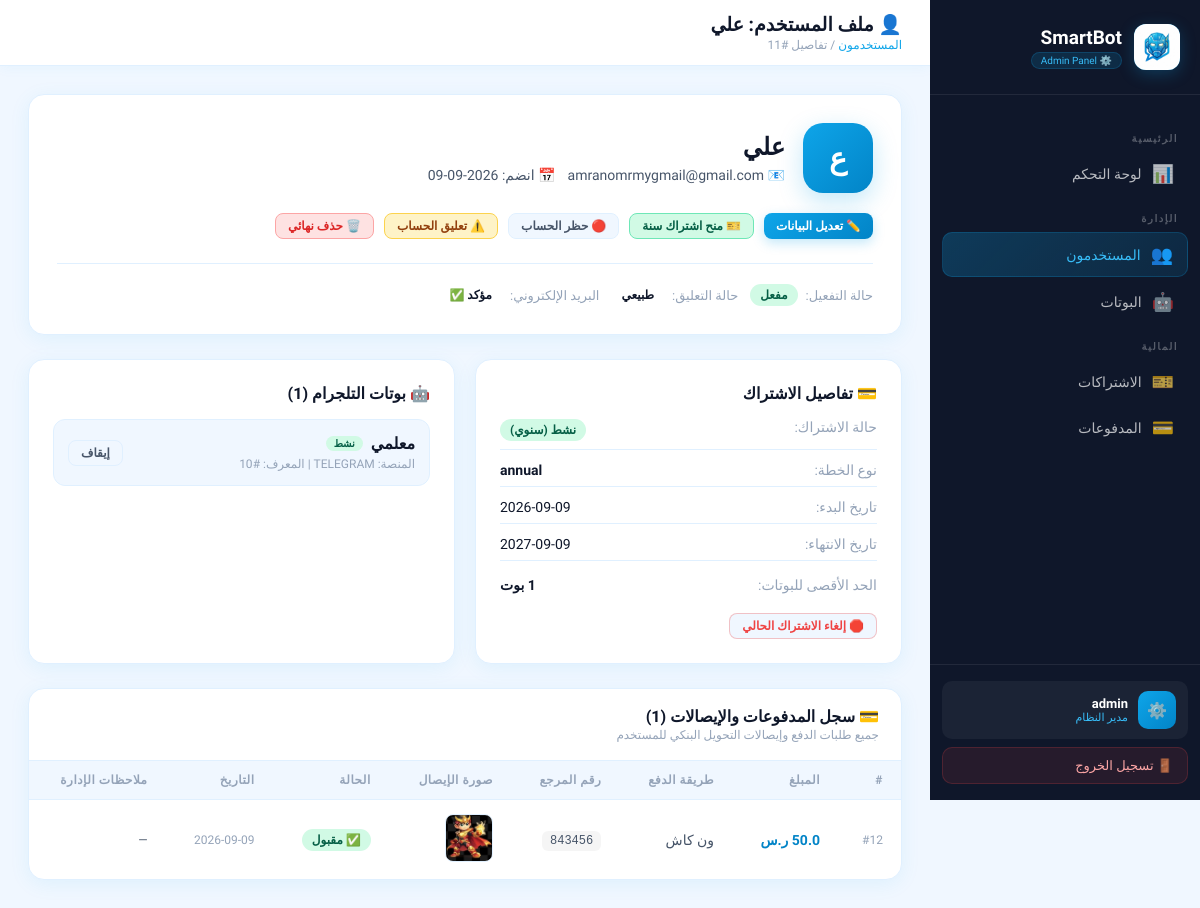
The page /admin/users/11 (signed in) on the database its author committed.
### tables this page shows
CREATE TABLE users (
    id INTEGER PRIMARY KEY AUTOINCREMENT,
    email TEXT UNIQUE NOT NULL,
    password_hash TEXT NOT NULL,
    full_name TEXT NOT NULL,
    phone TEXT,
    is_active INTEGER DEFAULT 1,
    is_verified INTEGER DEFAULT 0,
    created_at TEXT DEFAULT (datetime('now')),
    last_login TEXT
, is_suspended INTEGER DEFAULT 0, suspended_reason TEXT, telegram_id TEXT);

CREATE TABLE subscriptions (
    id INTEGER PRIMARY KEY AUTOINCREMENT,
    user_id INTEGER NOT NULL REFERENCES users(id) ON DELETE CASCADE,
    plan TEXT DEFAULT 'trial',
    status TEXT DEFAULT 'trial',
    trial_start TEXT,
    trial_end TEXT,
    subscription_start TEXT,
    subscription_end TEXT,
    max_bots INTEGER DEFAULT 1,
    created_at TEXT DEFAULT (datetime('now')),
    updated_at TEXT DEFAULT (datetime('now'))
);

CREATE TABLE bots (
    id INTEGER PRIMARY KEY AUTOINCREMENT,
    user_id INTEGER NOT NULL REFERENCES users(id) ON DELETE CASCADE,
    name TEXT NOT NULL,
    description TEXT,
    platform TEXT DEFAULT 'telegram',
    token TEXT,
    webhook_url TEXT,
    is_active INTEGER DEFAULT 0,
    ai_enabled INTEGER DEFAULT 1,
    ai_model TEXT DEFAULT 'gemini-1.5-flash',
    system_prompt TEXT,
    welcome_message TEXT,
    language TEXT DEFAULT 'ar',
    settings TEXT DEFAULT '{}',
    created_at TEXT DEFAULT (datetime('now')),
    updated_at TEXT DEFAULT (datetime('now'))
, allowed_group_id TEXT, allowed_group_title TEXT, group_trigger TEXT DEFAULT 'botrun', group_mode_enabled INTEGER DEFAULT 1);

CREATE TABLE payment_requests (
    id INTEGER PRIMARY KEY AUTOINCREMENT,
    user_id INTEGER NOT NULL REFERENCES users(id) ON DELETE CASCADE,
    amount REAL NOT NULL,
    currency TEXT DEFAULT 'SAR',
    payment_method TEXT NOT NULL,
    transaction_ref TEXT,
    screenshot_path TEXT,
    notes TEXT,
    status TEXT DEFAULT 'pending',
    admin_notes TEXT,
    reviewed_by INTEGER REFERENCES admins(id),
    created_at TEXT DEFAULT (datetime('now')),
    reviewed_at TEXT
);

### app/routers/admin/dashboard.py (the view)
@router.get("/users/{user_id}", response_class=HTMLResponse)
async def admin_user_detail(user_id: int, request: Request, db: aiosqlite.Connection = Depends(get_db)):
    admin = require_admin(request)
    if not admin:
        return RedirectResponse("/admin/login", status_code=302)
    async with db.execute("SELECT * FROM users WHERE id = ?", (user_id,)) as c:
        user = await c.fetchone()
    if not user:
        raise HTTPException(status_code=404, detail="User not found")
    user = dict(user)
    async with db.execute("SELECT * FROM subscriptions WHERE user_id = ? ORDER BY id DESC LIMIT 1", (user_id,)) as c:
        sub = await c.fetchone()
        sub = dict(sub) if sub else None
    async with db.execute("SELECT * FROM bots WHERE user_id = ? ORDER BY created_at DESC", (user_id,)) as c:
        bots = [dict(r) for r in await c.fetchall()]
    async with db.execute(
        "SELECT * FROM payment_requests WHERE user_id = ? ORDER BY created_at DESC", (user_id,)
    ) as c:
        payments = [dict(r) for r in await c.fetchall()]
    async with db.execute("SELECT COUNT(*) as cnt FROM payment_requests WHERE status = 'pending'") as c:
        pending_payments = (await c.fetchone())["cnt"]
    return templates.TemplateResponse(
        request=request,
        name="admin/user_detail.html",
        context={
            "request": request,
            "admin": admin,
            "target_user": user,
            "subscription": sub,
            "bots": bots,
            "payments": payments,
            "stats": {"pending_payments": pending_payments},
            "page": "users"
        }
    )

### app/templates/admin/user_detail.html (shortened to what this page needs)
{% extends "admin/layout.html" %}
{% block page_title %}👤 ملف المستخدم: {{ target_user.full_name }}{% endblock %}
{% block page_breadcrumb %}<a href="/admin/users" style="color:var(--blue);text-decoration:none;">المستخدمون</a> / تفاصيل #{{ target_user.id }}{% endblock %}
{% block content %}
<div style="display:flex;flex-direction:column;gap:24px;">
    <div class="data-card" style="padding:28px;">
        <div style="display:flex;justify-content:space-between;align-items:flex-start;flex-wrap:wrap;gap:20px;">
            <div style="display:flex;align-items:center;gap:18px;">
                <div style="width:70px;height:70px;border-radius:20px;background:linear-gradient(135deg,var(--blue),var(--blue-dark));display:flex;align-items:center;justify-content:center;color:#fff;font-size:30px;font-weight:700;box-shadow:0 8px 25px var(--blue-glow);">
                    {{ target_user.full_name[:1] }}
                </div>
                <div>
                    <div style="font-size:24px;font-weight:800;color:var(--text);margin-bottom:6px;">
                        {{ target_user.full_name }}
                    </div>
                    <div style="display:flex;align-items:center;gap:12px;font-size:14px;color:var(--text2);flex-wrap:wrap;">
                        <span>📧 {{ target_user.email }}</span>
                        <span>📅 انضم: {{ target_user.created_at[:10] }}</span>
                    </div>
                </div>
            </div>
            <div style="display:flex;gap:10px;flex-wrap:wrap;">
                <button class="btn btn-sm btn-primary" onclick="openEditModal()">✏️ تعديل البيانات</button>
                <button class="btn btn-sm btn-success" onclick="grantSub()">🎫 منح اشتراك سنة</button>
                <button class="btn btn-sm btn-ghost" onclick="toggleActive()" id="btn-toggle-active">
                    {% if target_user.is_active %}🔴 حظر الحساب{% else %}🟢 فك الحظر{% endif %}
                </button>
                <button class="btn btn-sm btn-warning" onclick="openSuspendModal()">
                    {% if target_user.is_suspended %}🟢 إلغاء التعليق{% else %}⚠️ تعليق الحساب{% endif %}
                </button>
                <button class="btn btn-sm btn-danger" onclick="deleteUser()">🗑️ حذف نهائي</button>
            </div>
        </div>
        <div style="display:flex;gap:12px;margin-top:24px;padding-top:20px;border-top:1px solid var(--border);flex-wrap:wrap;">
            <div style="display:flex;align-items:center;gap:8px;">
                <span style="font-size:13px;color:var(--muted);">حالة التفعيل:</span>
                {% if target_user.is_active %}
                <span class="badge badge-active" id="badge-active">مفعل</span>
                {% else %}
                <span class="badge badge-inactive" id="badge-active">معطل / محظور</span>
                {% endif %}
            </div>
            <div style="display:flex;align-items:center;gap:8px;">
                <span style="font-size:13px;color:var(--muted);">حالة التعليق:</span>
                {% if target_user.is_suspended %}
                <span class="badge badge-danger">معلّق مؤقتاً</span>
                <span style="font-size:12px;color:var(--danger);">السبب: {{ target_user.suspended_reason or 'بدون سبب مسجل' }}</span>
                {% else %}
                <span class="badge badge-success">طبيعي</span>
                {% endif %}
            </div>
            <div style="display:flex;align-items:center;gap:8px;">
                <span style="font-size:13px;color:var(--muted);">البريد الإلكتروني:</span>
                {% if target_user.is_verified %}
                <span class="badge badge-success">مؤكد ✅</span>
                {% else %}
                <span class="badge badge-warning">غير مؤكد</span>
                {% endif %}
            </div>
        </div>
    </div>
    <div style="display:grid;grid-template-columns:1fr 1fr;gap:20px;">
        <div class="data-card" style="padding:24px;">
            <div class="data-card-title" style="margin-bottom:16px;">💳 تفاصيل الاشتراك</div>
            {% if subscription %}
            <div style="display:flex;flex-direction:column;gap:12px;font-size:14px;">
                <div style="display:flex;justify-content:space-between;border-bottom:1px solid var(--border);padding-bottom:8px;">
                    <span style="color:var(--muted);">حالة الاشتراك:</span>
                    {% if subscription.status == 'active' %}
                    <span class="badge badge-active">نشط (سنوي)</span>
                    {% elif subscription.status == 'trial' %}
                    <span class="badge badge-trial">تجريبي</span>
                    {% else %}
                    <span class="badge badge-inactive">منتهي الصلاحية</span>
                    {% endif %}
                </div>
                <div style="display:flex;justify-content:space-between;border-bottom:1px solid var(--border);padding-bottom:8px;">
                    <span style="color:var(--muted);">نوع الخطة:</span>
                    <strong>{{ subscription.plan }}</strong>
                </div>
                {% if subscription.subscription_start %}
                <div style="display:flex;justify-content:space-between;border-bottom:1px solid var(--border);padding-bottom:8px;">
                    <span style="color:var(--muted);">تاريخ البدء:</span>
                    <span>{{ subscription.subscription_start[:10] }}</span>
                </div>
                <div style="display:flex;justify-content:space-between;border-bottom:1px solid var(--border);padding-bottom:8px;">
                    <span style="color:var(--muted);">تاريخ الانتهاء:</span>
                    <span>{{ subscription.subscription_end[:10] }}</span>
                </div>
                {% endif %}
                <div style="display:flex;justify-content:space-between;padding-top:4px;">
                    <span style="color:var(--muted);">الحد الأقصى للبوتات:</span>
                    <strong>{{ subscription.max_bots or 1 }} بوت</strong>
                </div>
            </div>
            <div style="margin-top:20px;display:flex;gap:10px;">
                <button class="btn btn-sm btn-ghost" onclick="resetSub()" style="color:var(--danger);border-color:rgba(239,68,68,0.3);">🛑 إلغاء الاشتراك الحالي</button>
            </div>
            {% endif %}
        </div>
        <div class="data-card" style="padding:24px;">
            <div class="data-card-title" style="margin-bottom:16px;">🤖 بوتات التلجرام ({{ bots|length }})</div>
            {% if bots %}
            <div style="display:flex;flex-direction:column;gap:12px;">
                {% for b in bots %}
                <div style="padding:14px;background:var(--bg);border-radius:12px;border:1px solid var(--border);display:flex;justify-content:space-between;align-items:center;">
                    <div>
                        <div style="font-weight:700;color:var(--text);display:flex;align-items:center;gap:8px;">
                            <span>{{ b.name }}</span>
                            {% if b.is_active %}
                            <span class="badge badge-active" style="font-size:10px;padding:2px 8px;">نشط</span>
                            {% else %}
                            <span class="badge badge-inactive" style="font-size:10px;padding:2px 8px;">متوقف</span>
                            {% endif %}
                        </div>
                        <div style="font-size:12px;color:var(--muted);margin-top:4px;">
                            المنصة: {{ b.platform|upper }} | المعرف: #{{ b.id }}
                        </div>
                    </div>
                    <div style="display:flex;gap:8px;">
                        <button class="btn btn-sm btn-ghost" onclick="toggleBot({{ b.id }})">
                            {% if b.is_active %}إيقاف{% else %}تشغيل{% endif %}
                        </button>
                    </div>
                </div>
                {% endfor %}
            </div>
            {% else %}
            <div style="text-align:center;padding:30px 10px;color:var(--muted);">
                لم يقم المستخدم بربط أي بوت تلجرام حتى الآن.
            </div>
            {% endif %}
        </div>
    </div>
    <div class="data-card">
        <div class="data-card-header">
            <div>
                <div class="data-card-title">💳 سجل المدفوعات والإيصالات ({{ payments|length }})</div>
                <div class="data-card-subtitle">جميع طلبات الدفع وإيصالات التحويل البنكي للمستخدم</div>
            </div>
        </div>
        <div style="overflow-x:auto;">
            <table>
                <thead>
                    <tr>
                        <th>#</th>
                        <th>المبلغ</th>
                        <th>طريقة الدفع</th>
                        <th>رقم المرجع</th>
                        <th>صورة الإيصال</th>
                        <th>الحالة</th>
                        <th>التاريخ</th>
                        <th>ملاحظات الإدارة</th>
                    </tr>
                </thead>
                <tbody>
                    {% for p in payments %}
                    <tr>
                        <td style="color:var(--muted);font-size:12px;">#{{ p.id }}</td>
                        <td style="font-weight:700;color:var(--blue-dark);">{{ p.amount }} ر.س</td>
                        <td>{{ p.payment_method }}</td>
                        <td>
                            <code style="font-size:12px;background:rgba(0,0,0,0.04);padding:3px 8px;border-radius:6px;">{{ p.transaction_ref or '—' }}</code>
                        </td>
                        <td>
                            {% if p.screenshot_path %}
                            <img src="{{ p.screenshot_path }}" onclick="showReceipt('{{ p.screenshot_path }}')" style="width:48px;height:48px;object-fit:cover;border-radius:8px;cursor:pointer;border:1px solid var(--border);" title="انقر لتكبير الإيصال" alt="إيصال">
                            {% else %}
                            <span style="color:var(--muted);font-size:12px;">بدون صورة</span>
                            {% endif %}
                        </td>
                        <td>
                            {% if p.status == 'approved' %}
                            <span class="badge badge-approved">✅ مقبول</span>
                            {% elif p.status == 'pending' %}
                            <span class="badge badge-pending">⏳ قيد المراجعة</span>
                            {% else %}
                            <span class="badge badge-rejected">❌ مرفوض</span>
                            {% endif %}
                        </td>
                        <td style="font-size:12px;color:var(--muted);">{{ p.created_at[:10] }}</td>
                        <td style="font-size:12px;color:var(--text2);">{{ p.admin_notes or '—' }}</td>
                    </tr>
                    {% else %}
                    <tr>
                        <td colspan="8" style="text-align:center;padding:30px;color:var(--muted);">لا توجد أي طلبات دفع مسجلة.</td>
                    </tr>
                    {% endfor %}
                </tbody>
            </table>
        </div>
    </div>
</div>
{% endblock %}

### rows shown on the page
users: full_name "علي", id "11", full_name "ع", email "amranomrmygmail@gmail.com", created_at "2026-09-09"
subscriptions: plan "annual", subscription_start "2026-09-09", subscription_end "2027-09-09"
bots: name "معلمي", is_active "نشط", id "10"
payment_requests: id "12", payment_method "ون كاش", transaction_ref "843456", screenshot_path (picture), status "✅ مقبول", created_at "2026-09-09", admin_notes "—"

### other values the page prints
{{ admin.username if admin else 'Admin' }} "admin"
{{ bots|length }} "1"
{{ payments|length }} "1"
